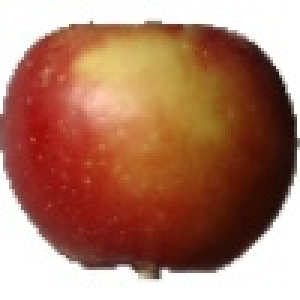
#> input picture Fruit-Images-Dataset-master/Training/Apple Braeburn/208_100.jpg, 100 x 100 px (shown 3 times larger); its folder holds only this picture in this run
$ python flat-generator.py
#> lines starting #> are read from the running program, lines starting #| are printed output that depends on the picture
import numpy as np
import pandas as pd
import pickle
import cv2
import os
from skimage.io import imread, imshow

def trainer():
	fruit_vectors = {}
	prototype_vectors = {}
	fruit_vectors_a = {}
	flattened_images = {}


	dir_name = "../Fruit-Images-Dataset-master/Training"
	count = 0


	for folder in os.listdir(dir_name):
		flattened_images[folder] = []

		for image_file in os.listdir(dir_name + f"/{folder}"):

			img = imread(dir_name + f"/{folder}/{image_file}")
#> img is the input picture: shape (100, 100, 3); mean R, G, B 174, 124.9, 104.4
			resized = cv2.resize(img, (32,32))
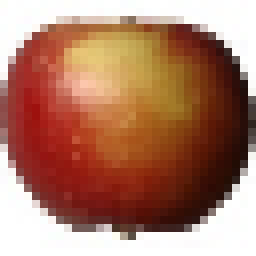
#> resized: shape (32, 32, 3) (shown 8 times larger); mean R, G, B 173.8, 124.7, 104.2

			arr = resized.flatten()
#> arr = 3072 values, max 255 at index 1, min 1 at index 2279, mean 134.3
			flattened_images[folder].append(arr)

		count += 1
		print(f"Done with #{count} {folder}")
#> pass 2 of the loop in trainer, `for folder in os.listdir(dir_name):`:
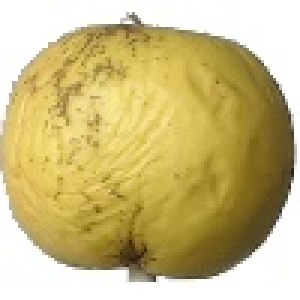
#> input picture Fruit-Images-Dataset-master/Training/Apple Golden 1/247_100.jpg, 100 x 100 px (shown 3 times larger)
#> in trainer, img is the input picture: shape (100, 100, 3); mean R, G, B 203.9, 188.1, 129.7
#> in trainer, `resized = cv2.resize(img, (32,32))`:
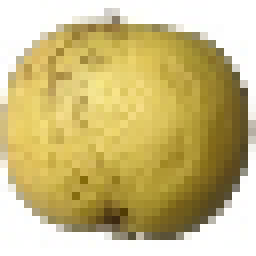
#> resized: shape (32, 32, 3) (shown 8 times larger); mean R, G, B 203.9, 188.1, 129.7
#> arr = 3072 values, max 255 at index 0, min 3 at index 2543, mean 173.9

	flat_list = []

	for fruit in flattened_images:
		for image in flattened_images[fruit]:
			imlist = list(image)
			imlist.append(fruit)
			flat_list.append(imlist)

		print(f"Done with {fruit}")


	with open("resized-flattened.pkl1","wb") as file4:
		pickle.dump(flat_list, file4)


trainer()
